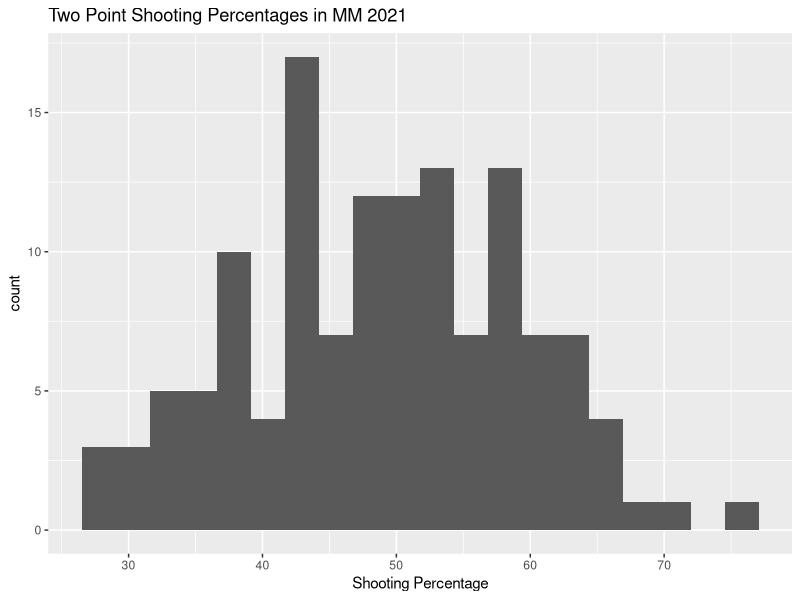
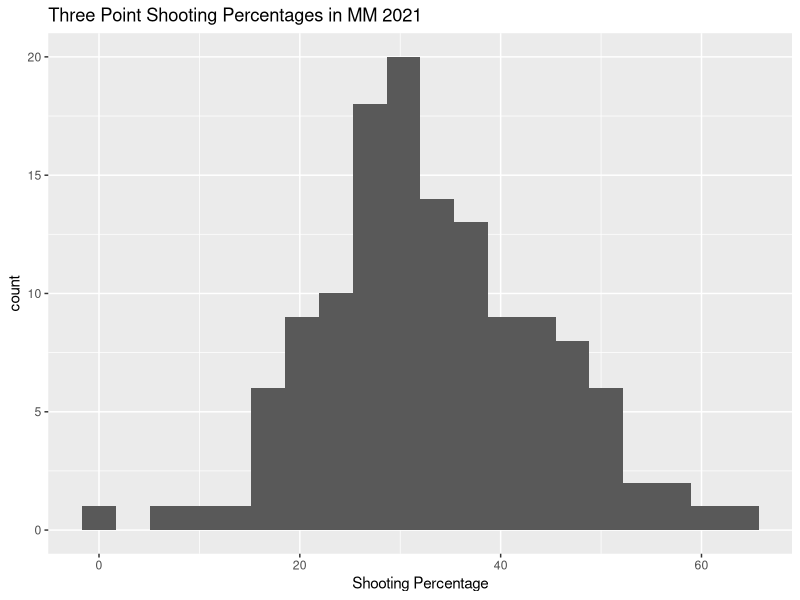
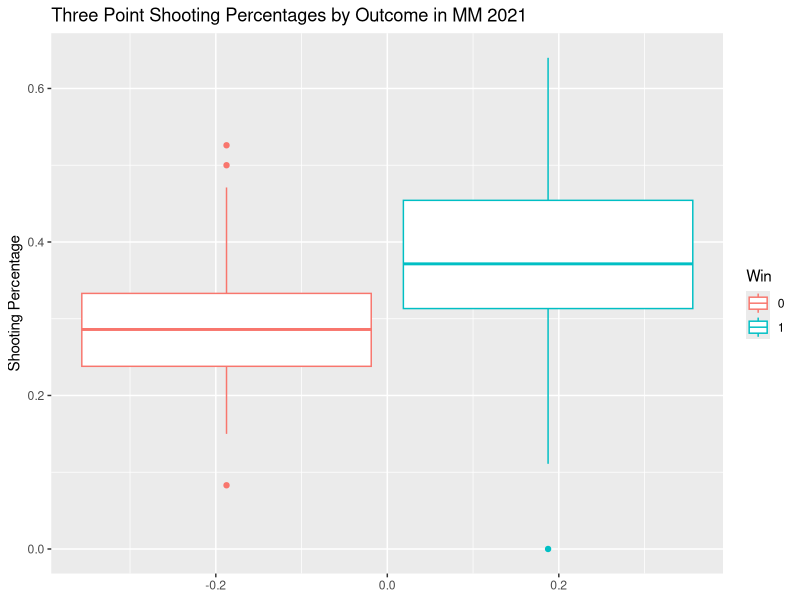

Reproduce these figures in R, in order.
## ---- chunk 1
knitr::opts_chunk$set(echo  =  TRUE, warning = FALSE, message = FALSE)
## ---- chunk 2
library(tidyverse)
library(broom)
library(knitr)
library(readxl)
## ---- chunk 3
marchmadness2021 <- read_excel("Data/March_Madness_2021_AllGames_Data.xlsx")
mm2021byteams <- 
read_excel("Data/March_Madness_2021_GamesByTeam_Data.xlsx")
mm2021byteams <- mm2021byteams %>% mutate(Win = factor(Win))
## ---- chunk 4
marchmadness2021 <- marchmadness2021 %>% 
  mutate(more3s = factor(if_else(W3P > L3P, 1, if_else(W3P == L3P, 0.5, 0))))

marchmadness2021 %>% count(more3s)
## ---- chunk 5
marchmadness2021 <- marchmadness2021 %>% 
  mutate(better3s = factor(if_else( (W3P/W3PA) > (L3P/L3PA), 
  1, if_else((W3P/W3PA) == (L3P/L3PA), 0.5, 0))))

marchmadness2021 %>% count(better3s)
## ---- chunk 6
marchmadness2021 %>% count(more3s, better3s, sort = TRUE)
## ---- chunk 7
marchmadness2021 <- marchmadness2021 %>% 
  mutate(more2s = factor(if_else(W2P > L2P , 1, if_else(W2P == L2P, 0.5, 0))))

marchmadness2021 %>% count(more2s)
## ---- chunk 8
marchmadness2021 <- marchmadness2021 %>% 
  mutate(better2s = factor(if_else((W2P/W2PA) > (L2P/L2PA), 1, if_else((W2P/W2PA) == (L2P/L2PA), 0.5, 0))))

marchmadness2021 %>% count(better2s)
## ---- chunk 9
marchmadness2021 <- marchmadness2021 %>% 
  mutate(morefgs = factor(if_else(WFG > LFG , 1, if_else(WFG == LFG, 0.5, 0))))

marchmadness2021 %>% count(morefgs)
## ---- chunk 10
marchmadness2021 <- marchmadness2021 %>% 
  mutate(betterfgs = factor(if_else((WFG/WFGA) > (LFG/LFGA), 
  1, if_else((WFG/WFGA) == (LFG/LFGA), 0.5, 0))))

marchmadness2021 %>% count(betterfgs)
## ---- chunk 11
mm2021byteams <- mm2021byteams %>% mutate(twoPercent = `2P%` * 100)

ggplot(data = mm2021byteams, aes(x = twoPercent)) + 
  geom_histogram(bins = 20) + 
  labs(x = "Shooting Percentage", 
       title = "Two Point Shooting Percentages in MM 2021")
## ---- chunk 12
mm2021byteams <- mm2021byteams %>% mutate(threePercent = `3P%` * 100)

ggplot(data = mm2021byteams, aes(x = threePercent)) + 
  geom_histogram(bins = 20) + 
  labs(x = "Shooting Percentage", 
       title = "Three Point Shooting Percentages in MM 2021")
## ---- chunk 13
mm2021byteams %>%
  summarise(twoPercent_mean = mean(twoPercent),
            threePercent_mean = mean(threePercent),
            twoPercent_sd = sd(twoPercent),
            threePercent_sd = sd(threePercent))
## ---- chunk 14
ggplot(data = mm2021byteams, aes(y = `3P%`, color = Win)) + 
  geom_boxplot() + 
  labs(y = "Shooting Percentage", 
       title = "Three Point Shooting Percentages by Outcome in MM 2021")
## ---- chunk 15
with(mm2021byteams, aggregate(`3P%` ~ Win, FUN = median))
